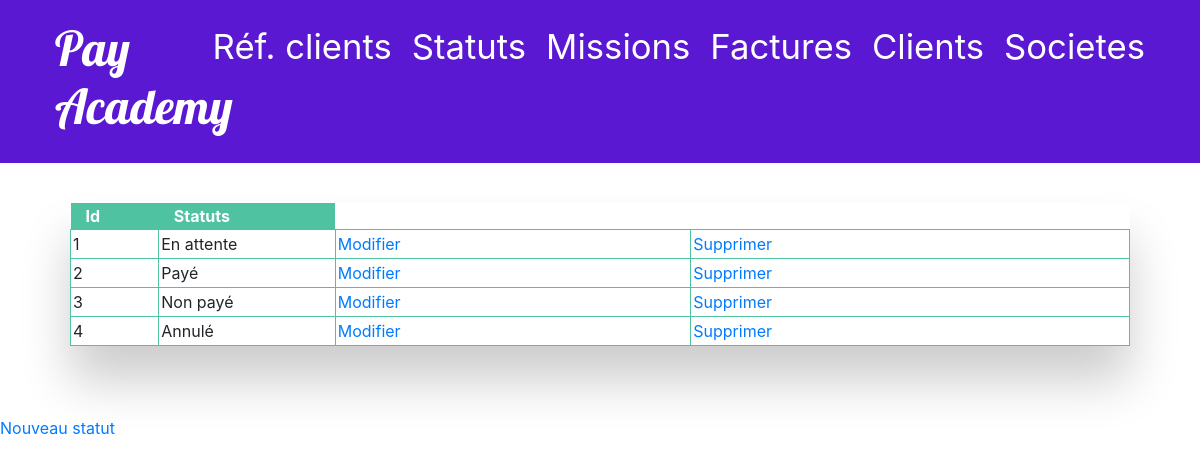
Screenshot of /polls/statuts/ with the database file from the repository.
### polls/models.py (models this page shows, shortened)
class Statut(models.Model):
    statut=models.CharField(max_length=200)

### polls/views.py (the view)
# urls.py: path('statuts/', views.StatutView.as_view(), name='statut'),
class StatutView(generic.ListView):
    template_name = 'polls/statuts.html'
    context_object_name = 'statut_list'
    def get_queryset(self):
        return Statut.objects.values()

### polls/templates/polls/statuts.html (shortened to what this page needs)
{% extends 'polls/base.html' %}
{% block content %}
    <body>
        {% if statut_list %}
            <div class="table-wrapper">
                <table class="fl-table">
                    <thead class="responsive-table">
                        <tr class="table-header">
                            <th class="col col-1">Id</th>
                            <th class="col col-2">Statuts</th>
                        </tr>
                    </thead>
                {% for s in statut_list %}
                    <tbody>
                        <tr class="table-row">
                            <td>{{ s.id }}</td>
                            <td>{{ s.statut }}</td>
                            <td><a href="{% url 'polls:statut_update' s.id %}">Modifier</a></td>
                            <td><a href="{% url 'polls:statut_delete' s.id %}">Supprimer</a></td>
                        </tr>
                    </tbody>
                {% endfor %}
                </table>
            </div>
        {% else %}
            <p>No polls are available.</p>
        {% endif %}
    </body>
                <a  href="{% url 'polls:statut_create' %}">
    Nouveau statut
    </a>
{% endblock %}

### polls/static/css/style.css (style rules this page uses)
thead, th { color: #ffffff; background: #4FC3A1; }
td { border:1px solid #4FC3A1; padding:2px 2px 2px 2px; margin-left: 2px; }
.table-wrapper { margin: 10px 70px 70px; box-shadow: 0px 35px 50px rgba( 0, 0, 0, 0.2 ); }
.fl-table { border-radius: 5px; font-size: 16px; font-weight: normal; border:none; border-collapse: collapse; width: 100%; max-width: 100%; white-space: nowrap; background-color: white; }

### rows the page displays
Statut: id "1", statut "En attente"
Statut: id "2", statut "Payé"
Statut: id "3", statut "Non payé"
Statut: id "4", statut "Annulé"
